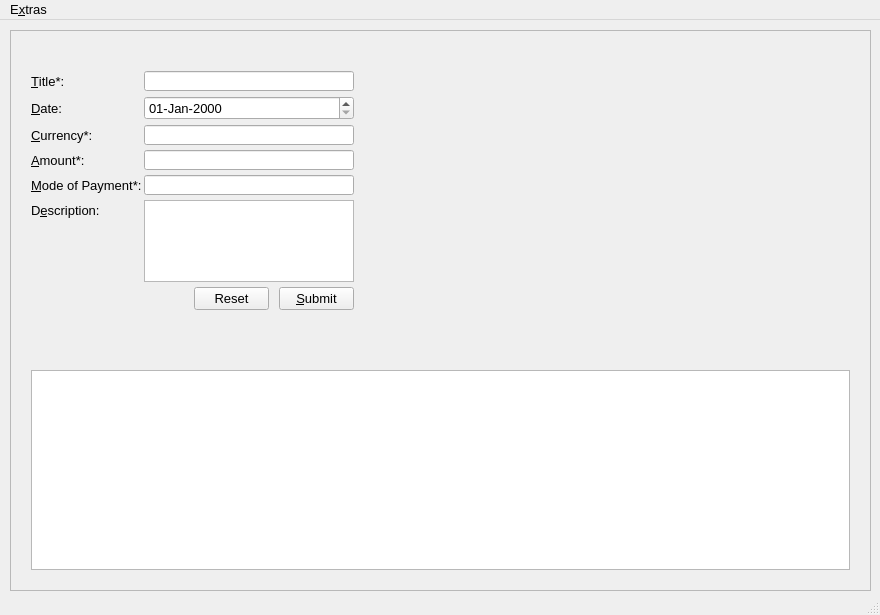
<?xml version="1.0" encoding="UTF-8"?>
<ui version="4.0">
 <class>MainWindow</class>
 <widget class="QMainWindow" name="MainWindow">
  <property name="geometry">
   <rect>
    <x>0</x>
    <y>0</y>
    <width>880</width>
    <height>615</height>
   </rect>
  </property>
  <property name="minimumSize">
   <size>
    <width>880</width>
    <height>615</height>
   </size>
  </property>
  <property name="font">
   <font>
    <pointsize>10</pointsize>
   </font>
  </property>
  <property name="windowTitle">
   <string>MainWindow</string>
  </property>
  <widget class="QWidget" name="centralwidget">
   <widget class="QFrame" name="gridFrame">
    <property name="geometry">
     <rect>
      <x>10</x>
      <y>10</y>
      <width>861</width>
      <height>561</height>
     </rect>
    </property>
    <property name="frameShape">
     <enum>QFrame::StyledPanel</enum>
    </property>
    <property name="frameShadow">
     <enum>QFrame::Sunken</enum>
    </property>
    <layout class="QGridLayout" name="gridLayout" columnstretch="1,2">
     <property name="sizeConstraint">
      <enum>QLayout::SetDefaultConstraint</enum>
     </property>
     <property name="leftMargin">
      <number>20</number>
     </property>
     <property name="topMargin">
      <number>20</number>
     </property>
     <property name="rightMargin">
      <number>20</number>
     </property>
     <property name="bottomMargin">
      <number>20</number>
     </property>
     <property name="spacing">
      <number>10</number>
     </property>
     <item row="0" column="0">
      <layout class="QFormLayout" name="formLayout">
       <property name="horizontalSpacing">
        <number>2</number>
       </property>
       <property name="verticalSpacing">
        <number>5</number>
       </property>
       <property name="leftMargin">
        <number>0</number>
       </property>
       <property name="topMargin">
        <number>20</number>
       </property>
       <property name="rightMargin">
        <number>20</number>
       </property>
       <property name="bottomMargin">
        <number>50</number>
       </property>
       <item row="0" column="0">
        <widget class="QLabel" name="TitleLabel">
         <property name="sizePolicy">
          <sizepolicy hsizetype="Expanding" vsizetype="Expanding">
           <horstretch>0</horstretch>
           <verstretch>0</verstretch>
          </sizepolicy>
         </property>
         <property name="font">
          <font>
           <pointsize>10</pointsize>
          </font>
         </property>
         <property name="text">
          <string>&amp;Title*:</string>
         </property>
         <property name="textFormat">
          <enum>Qt::PlainText</enum>
         </property>
         <property name="buddy">
          <cstring>TitleLineEdit</cstring>
         </property>
        </widget>
       </item>
       <item row="0" column="1">
        <widget class="QLineEdit" name="TitleLineEdit">
         <property name="sizePolicy">
          <sizepolicy hsizetype="Expanding" vsizetype="Expanding">
           <horstretch>0</horstretch>
           <verstretch>0</verstretch>
          </sizepolicy>
         </property>
         <property name="minimumSize">
          <size>
           <width>210</width>
           <height>20</height>
          </size>
         </property>
        </widget>
       </item>
       <item row="1" column="0">
        <widget class="QLabel" name="DateLabel">
         <property name="sizePolicy">
          <sizepolicy hsizetype="Expanding" vsizetype="Expanding">
           <horstretch>0</horstretch>
           <verstretch>0</verstretch>
          </sizepolicy>
         </property>
         <property name="font">
          <font>
           <pointsize>10</pointsize>
          </font>
         </property>
         <property name="text">
          <string>&amp;Date:</string>
         </property>
         <property name="buddy">
          <cstring>DateEdit</cstring>
         </property>
        </widget>
       </item>
       <item row="1" column="1">
        <widget class="QDateEdit" name="DateEdit">
         <property name="sizePolicy">
          <sizepolicy hsizetype="Expanding" vsizetype="Expanding">
           <horstretch>0</horstretch>
           <verstretch>0</verstretch>
          </sizepolicy>
         </property>
         <property name="minimumSize">
          <size>
           <width>210</width>
           <height>24</height>
          </size>
         </property>
         <property name="font">
          <font>
           <pointsize>10</pointsize>
          </font>
         </property>
         <property name="layoutDirection">
          <enum>Qt::LeftToRight</enum>
         </property>
         <property name="displayFormat">
          <string>dd-MMM-yyyy</string>
         </property>
        </widget>
       </item>
       <item row="2" column="0">
        <widget class="QLabel" name="CurrencyLabel">
         <property name="sizePolicy">
          <sizepolicy hsizetype="Expanding" vsizetype="Expanding">
           <horstretch>0</horstretch>
           <verstretch>0</verstretch>
          </sizepolicy>
         </property>
         <property name="font">
          <font>
           <pointsize>10</pointsize>
          </font>
         </property>
         <property name="text">
          <string>&amp;Currency*:</string>
         </property>
         <property name="buddy">
          <cstring>CurrencyLineEdit</cstring>
         </property>
        </widget>
       </item>
       <item row="2" column="1">
        <widget class="QLineEdit" name="CurrencyLineEdit">
         <property name="sizePolicy">
          <sizepolicy hsizetype="Expanding" vsizetype="Expanding">
           <horstretch>0</horstretch>
           <verstretch>0</verstretch>
          </sizepolicy>
         </property>
         <property name="minimumSize">
          <size>
           <width>210</width>
           <height>20</height>
          </size>
         </property>
        </widget>
       </item>
       <item row="3" column="0">
        <widget class="QLabel" name="AmountLabel">
         <property name="sizePolicy">
          <sizepolicy hsizetype="Expanding" vsizetype="Expanding">
           <horstretch>0</horstretch>
           <verstretch>0</verstretch>
          </sizepolicy>
         </property>
         <property name="font">
          <font>
           <pointsize>10</pointsize>
          </font>
         </property>
         <property name="text">
          <string>&amp;Amount*:</string>
         </property>
         <property name="buddy">
          <cstring>AmountLineEdit</cstring>
         </property>
        </widget>
       </item>
       <item row="3" column="1">
        <widget class="QLineEdit" name="AmountLineEdit">
         <property name="sizePolicy">
          <sizepolicy hsizetype="Expanding" vsizetype="Expanding">
           <horstretch>0</horstretch>
           <verstretch>0</verstretch>
          </sizepolicy>
         </property>
         <property name="minimumSize">
          <size>
           <width>210</width>
           <height>20</height>
          </size>
         </property>
        </widget>
       </item>
       <item row="4" column="0">
        <widget class="QLabel" name="PaymentModeLabel">
         <property name="sizePolicy">
          <sizepolicy hsizetype="Expanding" vsizetype="Expanding">
           <horstretch>0</horstretch>
           <verstretch>0</verstretch>
          </sizepolicy>
         </property>
         <property name="font">
          <font>
           <pointsize>10</pointsize>
          </font>
         </property>
         <property name="text">
          <string>&amp;Mode of Payment*:</string>
         </property>
         <property name="buddy">
          <cstring>PaymentModeLineEdit</cstring>
         </property>
        </widget>
       </item>
       <item row="4" column="1">
        <widget class="QLineEdit" name="PaymentModeLineEdit">
         <property name="sizePolicy">
          <sizepolicy hsizetype="Expanding" vsizetype="Expanding">
           <horstretch>0</horstretch>
           <verstretch>0</verstretch>
          </sizepolicy>
         </property>
         <property name="minimumSize">
          <size>
           <width>210</width>
           <height>20</height>
          </size>
         </property>
        </widget>
       </item>
       <item row="5" column="0">
        <layout class="QVBoxLayout" name="verticalLayout">
         <item>
          <widget class="QLabel" name="DescriptionLabel">
           <property name="sizePolicy">
            <sizepolicy hsizetype="Expanding" vsizetype="Minimum">
             <horstretch>0</horstretch>
             <verstretch>0</verstretch>
            </sizepolicy>
           </property>
           <property name="minimumSize">
            <size>
             <width>0</width>
             <height>20</height>
            </size>
           </property>
           <property name="font">
            <font>
             <pointsize>10</pointsize>
            </font>
           </property>
           <property name="text">
            <string>D&amp;escription:</string>
           </property>
           <property name="buddy">
            <cstring>DescriptionPlainTextEdit</cstring>
           </property>
          </widget>
         </item>
         <item>
          <spacer name="verticalSpacer">
           <property name="orientation">
            <enum>Qt::Vertical</enum>
           </property>
           <property name="sizeHint" stdset="0">
            <size>
             <width>20</width>
             <height>40</height>
            </size>
           </property>
          </spacer>
         </item>
        </layout>
       </item>
       <item row="5" column="1">
        <widget class="QPlainTextEdit" name="DescriptionPlainTextEdit">
         <property name="minimumSize">
          <size>
           <width>210</width>
           <height>40</height>
          </size>
         </property>
         <property name="tabChangesFocus">
          <bool>true</bool>
         </property>
        </widget>
       </item>
       <item row="6" column="1">
        <layout class="QHBoxLayout" name="horizontalLayout">
         <property name="spacing">
          <number>10</number>
         </property>
         <item>
          <spacer name="horizontalSpacer">
           <property name="orientation">
            <enum>Qt::Horizontal</enum>
           </property>
           <property name="sizeHint" stdset="0">
            <size>
             <width>40</width>
             <height>20</height>
            </size>
           </property>
          </spacer>
         </item>
         <item>
          <widget class="QPushButton" name="ResetPushButton">
           <property name="sizePolicy">
            <sizepolicy hsizetype="Expanding" vsizetype="Expanding">
             <horstretch>0</horstretch>
             <verstretch>0</verstretch>
            </sizepolicy>
           </property>
           <property name="minimumSize">
            <size>
             <width>0</width>
             <height>0</height>
            </size>
           </property>
           <property name="maximumSize">
            <size>
             <width>75</width>
             <height>16777215</height>
            </size>
           </property>
           <property name="font">
            <font>
             <pointsize>10</pointsize>
            </font>
           </property>
           <property name="text">
            <string>Reset</string>
           </property>
          </widget>
         </item>
         <item>
          <widget class="QPushButton" name="SubmitPushButton">
           <property name="sizePolicy">
            <sizepolicy hsizetype="Expanding" vsizetype="Expanding">
             <horstretch>0</horstretch>
             <verstretch>0</verstretch>
            </sizepolicy>
           </property>
           <property name="minimumSize">
            <size>
             <width>0</width>
             <height>0</height>
            </size>
           </property>
           <property name="maximumSize">
            <size>
             <width>75</width>
             <height>16777215</height>
            </size>
           </property>
           <property name="font">
            <font>
             <pointsize>10</pointsize>
             <underline>false</underline>
            </font>
           </property>
           <property name="text">
            <string>&amp;Submit</string>
           </property>
          </widget>
         </item>
        </layout>
       </item>
      </layout>
     </item>
     <item row="1" column="0" colspan="2">
      <widget class="QTableView" name="DatabaseTableView">
       <property name="minimumSize">
        <size>
         <width>0</width>
         <height>200</height>
        </size>
       </property>
       <property name="horizontalScrollBarPolicy">
        <enum>Qt::ScrollBarAsNeeded</enum>
       </property>
       <attribute name="horizontalHeaderVisible">
        <bool>true</bool>
       </attribute>
       <attribute name="horizontalHeaderStretchLastSection">
        <bool>true</bool>
       </attribute>
       <attribute name="verticalHeaderVisible">
        <bool>false</bool>
       </attribute>
      </widget>
     </item>
     <item row="0" column="1">
      <widget class="PlotWidget" name="graphWidget" native="true">
       <property name="sizePolicy">
        <sizepolicy hsizetype="Expanding" vsizetype="Expanding">
         <horstretch>0</horstretch>
         <verstretch>0</verstretch>
        </sizepolicy>
       </property>
       <property name="minimumSize">
        <size>
         <width>400</width>
         <height>0</height>
        </size>
       </property>
      </widget>
     </item>
    </layout>
   </widget>
  </widget>
  <widget class="QMenuBar" name="menubar">
   <property name="geometry">
    <rect>
     <x>0</x>
     <y>0</y>
     <width>880</width>
     <height>29</height>
    </rect>
   </property>
   <property name="font">
    <font>
     <pointsize>10</pointsize>
    </font>
   </property>
   <widget class="QMenu" name="ExtraMenu">
    <property name="title">
     <string>E&amp;xtras</string>
    </property>
    <addaction name="ExportToCsv_action"/>
    <addaction name="ImportFromCsv_action"/>
    <addaction name="separator"/>
    <addaction name="Refresh_action"/>
    <addaction name="separator"/>
    <addaction name="DeleteRecords_action"/>
   </widget>
   <addaction name="ExtraMenu"/>
  </widget>
  <widget class="QStatusBar" name="statusBar"/>
  <action name="actionExport_to_Excel">
   <property name="text">
    <string>Export to Excel...</string>
   </property>
  </action>
  <action name="actionImport_from_Excel">
   <property name="text">
    <string>Import from Excel</string>
   </property>
  </action>
  <action name="ExportToCsv_action">
   <property name="text">
    <string>Export to .csv</string>
   </property>
  </action>
  <action name="ImportFromCsv_action">
   <property name="text">
    <string>Import from .csv</string>
   </property>
  </action>
  <action name="Refresh_action">
   <property name="text">
    <string>Refresh</string>
   </property>
   <property name="shortcut">
    <string>Alt+F</string>
   </property>
  </action>
  <action name="DeleteRecords_action">
   <property name="text">
    <string>Delete records...</string>
   </property>
  </action>
 </widget>
 <customwidgets>
  <customwidget>
   <class>PlotWidget</class>
   <extends>QWidget</extends>
   <header>pyqtgraph</header>
   <container>1</container>
  </customwidget>
 </customwidgets>
 <tabstops>
  <tabstop>TitleLineEdit</tabstop>
  <tabstop>DateEdit</tabstop>
  <tabstop>CurrencyLineEdit</tabstop>
  <tabstop>AmountLineEdit</tabstop>
  <tabstop>PaymentModeLineEdit</tabstop>
  <tabstop>DescriptionPlainTextEdit</tabstop>
  <tabstop>SubmitPushButton</tabstop>
  <tabstop>ResetPushButton</tabstop>
  <tabstop>DatabaseTableView</tabstop>
 </tabstops>
 <resources>
  <include location="Expense Tracker Resources.qrc"/>
 </resources>
 <connections/>
</ui>
